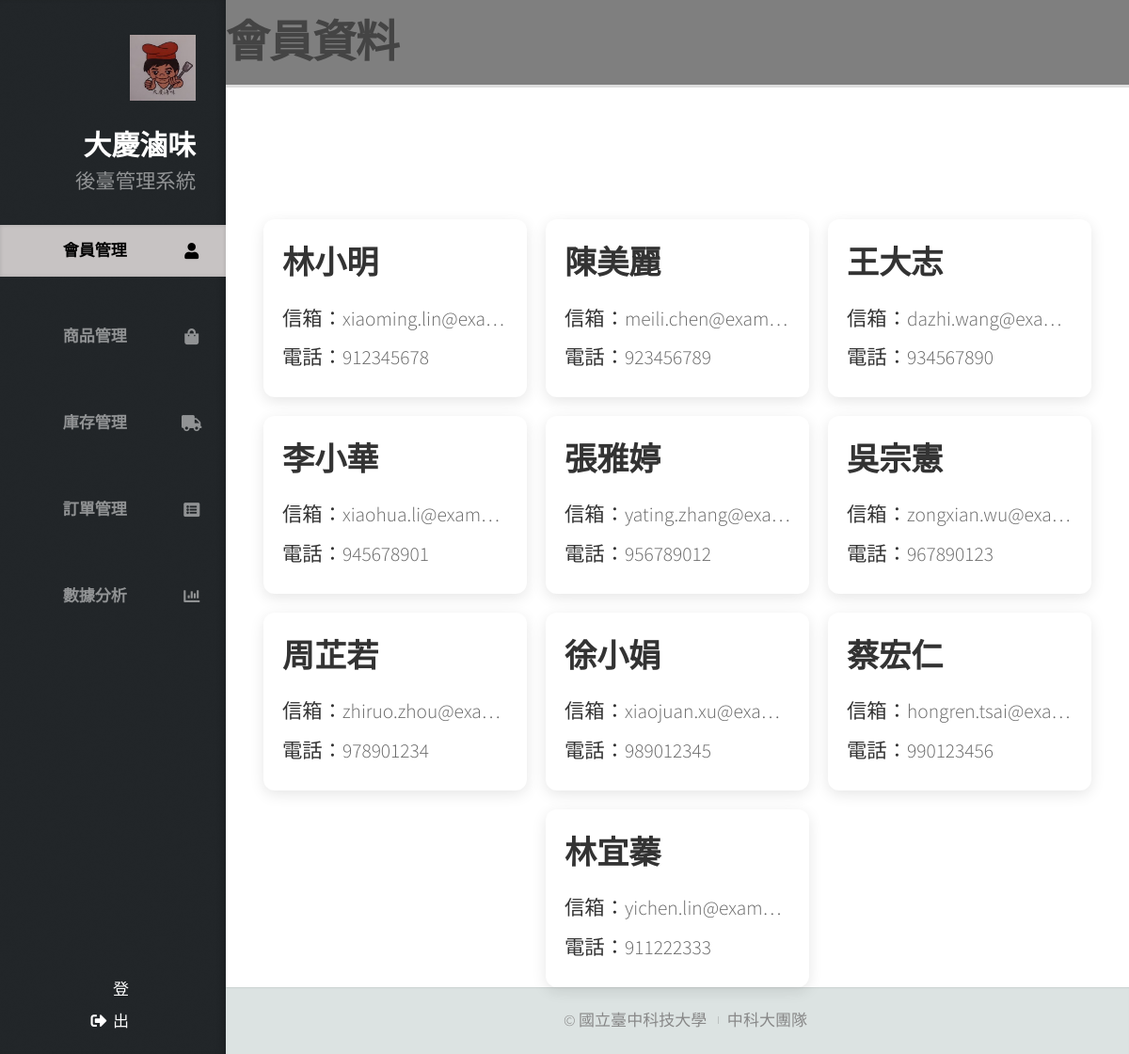
The app's page /Backstage/index.php (signed in), older data.
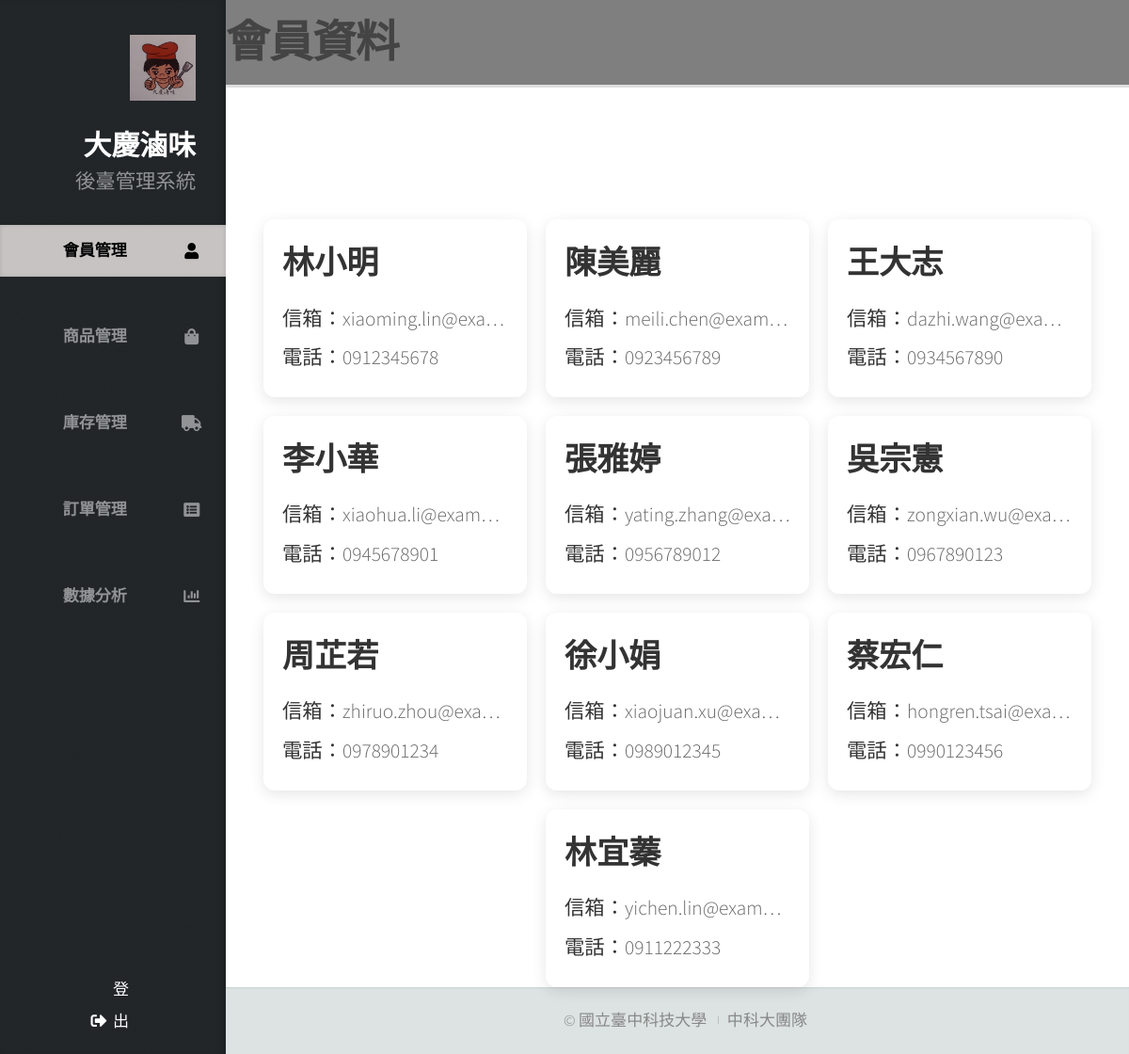
The same page, newer data.
### tables this page shows
CREATE TABLE `customer` (
  `Customer_ID` int(11) NOT NULL COMMENT '顧客 ID',
  `Customer_name` varchar(100) DEFAULT NULL COMMENT '顧客姓名',
  `Customer_mail` varchar(100) DEFAULT NULL COMMENT '顧客電子郵件',
  `Customer_phone` varchar(20) DEFAULT NULL COMMENT '顧客電話'
);

### Backstage/index.php (the view, shortened to what this page needs)
<!DOCTYPE HTML>
<html>
<head>
  <link rel="stylesheet" href="assets/css/main.css" />
  <link rel="stylesheet" href="assets/css/members.css" />
  <link rel="stylesheet" href="https://cdn.jsdelivr.net/npm/sweetalert2@11.0.18/dist/sweetalert2.min.css">
</head>
<body class="is-preload">
  <div id="header">
    <div class="top">
      <div id="logo">
        <div class="image">
          <span class="image avatar48"><img src="images/LOGOS.jpg" alt="" /></span>
        </div>
        <div class="content">
          <h1 id="title">大慶滷味</h1>
          <p>後臺管理系統</p>
        </div>
      </div>
      <nav id="nav">
        <ul>
          <li><a href="index.php" id="top-link"><span class="icon solid fa-user" style="color: #000;">會員管理</span></a></li>
          <li><a href="commodity.php" id="portfolio-link" data-username="<?php echo $_SESSION['username']; ?>"><span class="icon solid fa-shopping-bag">商品管理</span></a></li>
          <li><a href="commrid.php" id="porrid-link" data-username="<?php echo $_SESSION['username']; ?>"><span class="icon solid fa-truck">庫存管理</span></a></li>
          <li><a href="order_history.php" id="about-link" data-username="<?php echo $_SESSION['username']; ?>"><span class="icon solid fa-list-alt">訂單管理</span></a></li>
          <li><a href="dataanalysis.php" id="contact-link" data-username="<?php echo $_SESSION['username']; ?>"><span class="icon solid fa-chart-bar">數據分析</span></a></li>
        </ul>
      </nav>
    </div>
    <div class="bottom">
      <ul class="icons">
        <li><span class="icon solid fa-sign-out-alt"><a href="logout.php">登出</a></span></li>
      </ul>
    </div>
  </div>
  <div id="main">
    <h2 class="member-title">會員資料</h2>
    <div class="member-container">
      <?php
      include("db_connection.php");
      $sql = "SELECT Customer_name, Customer_mail, Customer_phone FROM customer";
      $result = $conn->query($sql);
      if ($result->num_rows > 0):
        while ($row = $result->fetch_assoc()): ?>
          <div class="member-card">
            <h3><?php echo htmlspecialchars($row['Customer_name']); ?></h3>
            <p><strong>信箱：</strong><?php echo htmlspecialchars($row['Customer_mail']); ?></p>
            <p><strong>電話：</strong><?php echo htmlspecialchars($row['Customer_phone']); ?></p>
          </div>
        <?php endwhile;
      else: ?>
        <p>目前無會員資料。</p>
      <?php endif;
      ?>
    </div>
  </div>
  <div id="footer">
    <ul class="copyright">
      <li>&copy; 國立臺中科技大學</li>
      <li>中科大團隊 </li>
    </ul>
  </div>
</body>
</html>

### Backstage/assets/css/members.css (style rules this page uses)
#top-link { background: rgb(199, 195, 195); box-shadow: inset 0 0 0.25em 0 rgba(0, 0, 0, 0.125); }
body .member-title { margin-bottom: 20px; font-size: 2.2em; font-weight: bold; text-align: left; color: #444; padding: 10px 0; border-bottom: 3px solid #ddd; }
body .member-container { display: flex; flex-wrap: wrap; gap: 20px; padding-top: 120px; justify-content: center; }
body .member-card { background-color: white; border-radius: 12px; padding: 20px; width: 280px; box-shadow: 0 4px 15px rgba(0, 0, 0, 0.1); transition: transform 0.3s ease, box-shadow 0.3s ease; word-wrap: break-word; overflow-wrap: break-word; }
body .member-card h3 { margin: 0 0 15px; font-size: 1.6em; color: #333; font-weight: 600; }
body .member-card p { margin: 4px 0; color: #666; font-size: 1em; white-space: nowrap; overflow: hidden; text-overflow: ellipsis; cursor: pointer; }
body .member-card p strong { color: #333; }

Row changes from the older to the newer data that the page shows:
changed customer "林小明": Customer_phone "912345678" → "0912345678"
changed customer "陳美麗": Customer_phone "923456789" → "0923456789"
changed customer "王大志": Customer_phone "934567890" → "0934567890"
changed customer "李小華": Customer_phone "945678901" → "0945678901"
changed customer "張雅婷": Customer_phone "956789012" → "0956789012"
changed customer "吳宗憲": Customer_phone "967890123" → "0967890123"
changed customer "周芷若": Customer_phone "978901234" → "0978901234"
changed customer "徐小娟": Customer_phone "989012345" → "0989012345"
changed customer "蔡宏仁": Customer_phone "990123456" → "0990123456"
changed customer "林宜蓁": Customer_phone "911222333" → "0911222333"
